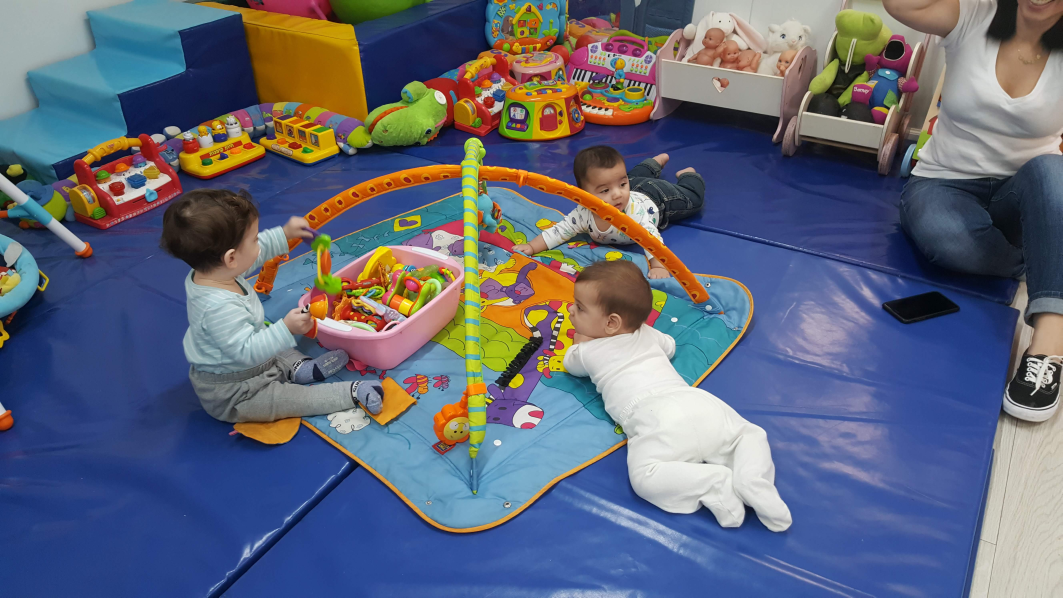
#> input picture mmn1/inputs/gan1.jpg, 5312 x 2988 px (shown at 1/5 size)
$ python q1.py inputs/gan1.jpg
#> lines starting #> are read from the running program, lines starting #| are printed output that depends on the picture
### mmn1/mmn_utils.py
import sys

def command_line_args(argv):
    argsdict = {}

    for farg in sys.argv:
        if farg.startswith('--'):
            (arg, val) = farg.split("=")
            arg = arg[2:]

            if arg in argsdict:
                argsdict[arg].append(val)
            else:
                argsdict[arg] = [val]
#> further down, img1 is the input picture: shape (2988, 5312, 3); mean B, G, R 120.6, 103.2, 97.1
    return argsdict

### mmn1/q1.py
import sys

import cv2
import numpy as np

from mmn1.mmn_utils import *


# section A:
# perform canny edge detection for input image
# threshold1= minimune threshold1 to be considared as an edge. anything below threshold1 would not be considared as edge.
# threshold2 = anything above threshold2 would be considared as edge for sure. anythong between threshold 1 and threshold 2 would be considared as an edge onlt if it's nighbours are past of an edge.
# returned as a binary image with canny edges
def canny_edge_detector(input_img, threshold1, threshold2, draw=True, save=True):
#> called with threshold1 = 50, threshold2 = 100, draw = True, save = True
    canny_img = cv2.cvtColor(np.copy(input_img), cv2.COLOR_BGR2GRAY)
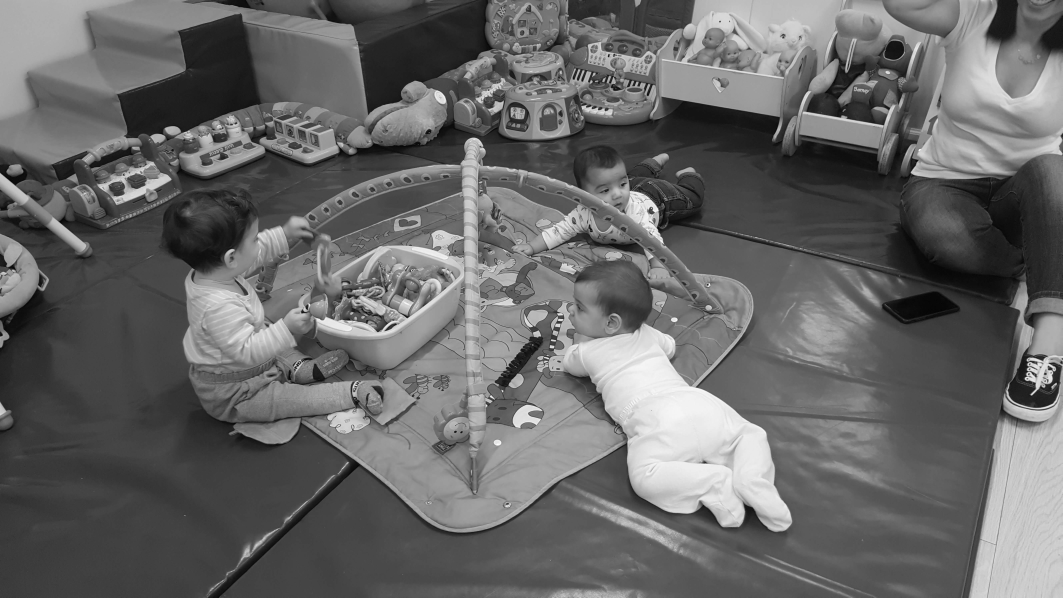
#> canny_img: shape (2988, 5312) (shown at 1/5 size); min 0, max 255, mean 103.4
    cv2.namedWindow('image', cv2.WINDOW_NORMAL)
    cv2.resizeWindow('image', 600, 600)
    cv2.imshow('image', canny_img)
    cv2.waitKey(1)

    edges = cv2.Canny(canny_img, threshold1, threshold2)
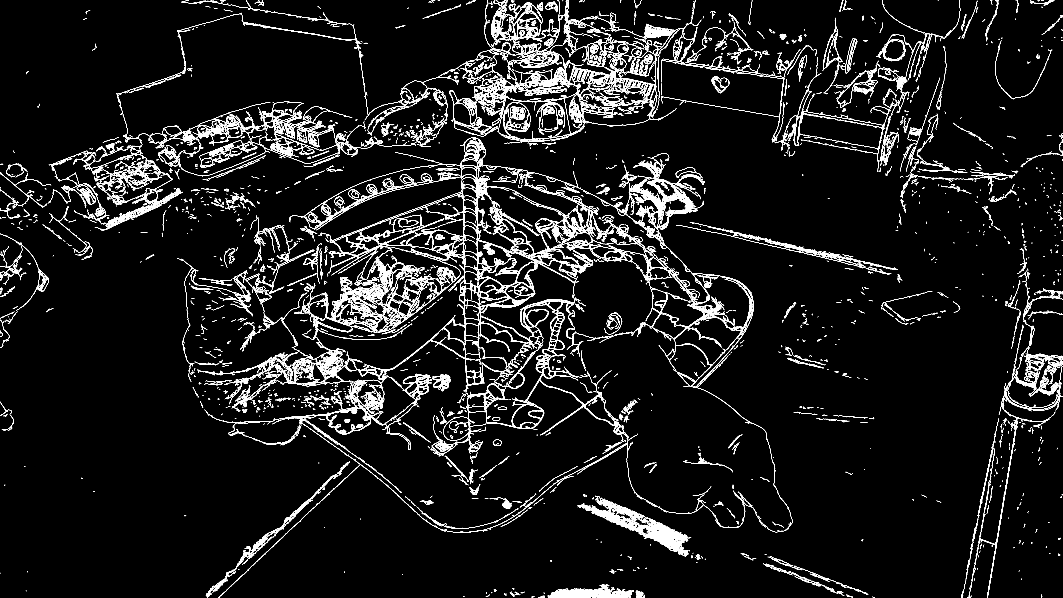
#> edges: shape (2988, 5312) (shown at 1/5 size); 3.2% white in thin lines or dots
    if draw:
        cv2.namedWindow('CannyEdges', cv2.WINDOW_NORMAL)
        cv2.resizeWindow('CannyEdges', 600, 600)
        cv2.imshow('CannyEdges', edges)
        cv2.waitKey(1)
    if save:
        cv2.imwrite('outputs//cannyout_edges.jpg', edges)

    return edges


# section B:
# perform Harries corners detection for input image and save the output, with corner markes, in a new file name "harries_coners_detection.jpg"
# blockSize=It is the size of neighbourhood considered for corner detection
# ksize=Aperture parameter of Sobel derivative used
# k=Harris detector free parameter in the equation.
# [119 lines left out: functions harries_conrners_detector, sift, matching_points, hough_transform, not called in this run]


if __name__ == '__main__':
    # read input image file path from user and section to be executed
    arg_dict = command_line_args(argv=sys.argv)
    if "image1_path" in (arg_dict.keys()):
        image1_path = str(arg_dict.get('image1_path')[0])
    else:
        image1_path = "inputs//gan1.jpg"
    if "image2_path" in (arg_dict.keys()):
        image2_path = str(arg_dict.get('image2_path')[0])
    else:
        image2_path = "inputs//gan2.jpg"
    if "section" in (arg_dict.keys()):
        section = str(arg_dict.get('section')[0])
    else:
        section = "A"

    img1 = cv2.imread(image1_path)

    # A: canny edge detection
    if section == "A":
        print("A: canny edge detection")
        canny_edges = canny_edge_detector(img1, 50, 100)  # threshold1, threshold2

    # B: Harries corners detection
    # inputs are blockSize, ksize,and k
    if section == "B":
        print("B: Harries corners detection")
        rgb_img, dst = harries_conrners_detector(img1, 2, 3, 0.04)

    # C: SIFT keypoint and descriptors detection
    if section == "C":
        print("C: SIFT keypoint and descriptors detection")
        kp, des = sift(img1)

    # D: Matching interest points
    # 1. calc SIFT for each image
    # 2. Law ratio between the images (sift distance in both images and ratio between the most closest point to the second closes point)
    # take all matched points above decided threshold
    # inputs are image1 and image2 and law ratio threshold
    if section == "D":
        print("D: Matching interest points between two images")
        img2 = cv2.imread(image2_path)
        matching_points(img1, img2, 0.5)

    # E: Hough line in image
    # 1. get image with edges, using canny edges detector
    # 2. find lines using hough lines detector
    if section == "E":
        print("E: Hough line in image")
        hough_transform(img1)
